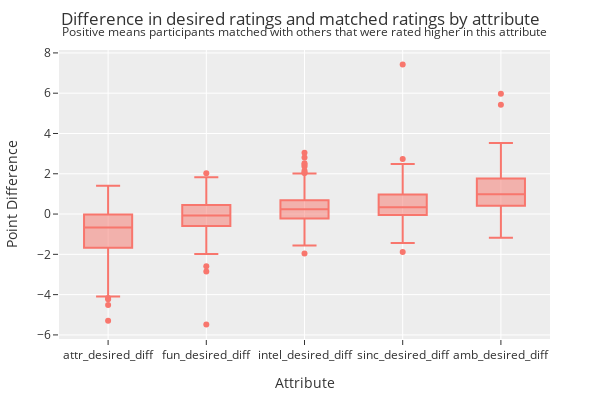

The cell this chart's notebook holds for it:
### Markdown cell above
First off, we will look at which attributes are the most misjudged:

### Code cell
fig = px.box(
    data_match_attributes_differences.drop('iid', axis=1)\
        .reindex(data_match_attributes_differences.mean().sort_values().index, axis=1), # sort the columns by the mean of each column by reindexing
    template='ggplot2',
             )

fig.update_layout(
    title='Difference in desired ratings and matched ratings by attribute',
    xaxis_title='Attribute',
    yaxis_title='Point Difference'
)

fig.add_annotation(
    text='Positive means participants matched with others that were rated higher in this attribute',
    x=0.5, y=1.1,
    xref='paper', yref='paper',
    showarrow=False,
    font=dict(size=12)
)

fig.update_layout(width=600, height=400, margin=dict(l=50, r=50, t=50, b=50))

fig.show()

### Figure 1 — Plotly figure (JSON) as saved in the notebook; plotly's stock layout.template omitted (floating-point values rounded to 4 significant figures; data arrays with more than 128 entries replaced by an {"elided": "..."} marker saying what was removed)
{"data": [{"alignmentgroup": "True", "hovertemplate": "variable=%{x}<br>value=%{y}<extra></extra>", "legendgroup": "", "marker": {"color": "#F8766D"}, "name": "", "notched": false, "offsetgroup": "", "orientation": "v", "showlegend": false, "type": "box", "x": {"elided": "702 str values"}, "x0": " ", "xaxis": "x", "y": {"elided": "702 float values"}, "y0": " ", "yaxis": "y"}], "layout": {"annotations": [{"font": {"size": 12}, "showarrow": false, "text": "Positive means participants matched with others that were rated higher in this attribute", "x": 0.5, "xref": "paper", "y": 1.1, "yref": "paper"}], "boxmode": "group", "height": 400, "legend": {"tracegroupgap": 0}, "margin": {"b": 50, "l": 50, "r": 50, "t": 50}, "title": {"text": "Difference in desired ratings and matched ratings by attribute"}, "width": 600, "xaxis": {"anchor": "y", "domain": [0, 1], "title": {"text": "Attribute"}}, "yaxis": {"anchor": "x", "domain": [0, 1], "title": {"text": "Point Difference"}}}}
